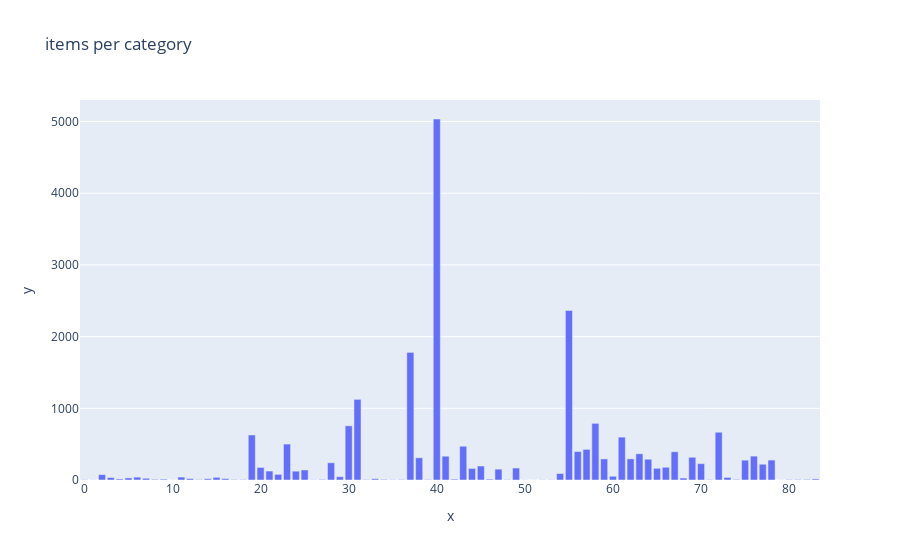

Notebook source saved alongside this figure:
### Code cell
px.bar(data_frame= item, x= item['item_category_id'].value_counts().index, 
       y= item['item_category_id'].value_counts().values,
      title= 'items per category')

### Figure 1 — Plotly figure (JSON) as saved in the notebook; plotly's stock layout.template omitted (floating-point values rounded to 4 significant figures)
{"data": [{"alignmentgroup": "True", "hovertemplate": "x=%{x}<br>y=%{y}<extra></extra>", "legendgroup": "", "marker": {"color": "#636efa"}, "name": "", "offsetgroup": "", "orientation": "v", "showlegend": false, "textposition": "auto", "type": "bar", "x": [40, 55, 37, 31, 58, 30, 72, 19, 61, 23, 43, 57, 56, 67, 63, 76, 41, 69, 38, 62, 59, 64, 78, 75, 28, 70, 77, 45, 66, 20, 49, 65, 44, 47, 25, 21, 24, 54, 22, 2, 60, 29, 11, 6, 15, 73, 3, 5, 68, 7, 12, 16, 33, 14, 4, 83, 42, 9, 46, 8, 82, 34, 27, 74, 17, 81, 39, 71, 36, 32, 80, 18, 13, 48, 0, 35, 52, 53, 26, 50, 1, 51, 10, 79], "xaxis": "x", "y": [5035, 2365, 1780, 1125, 790, 756, 666, 628, 598, 501, 471, 427, 397, 394, 366, 333, 332, 317, 310, 295, 294, 290, 278, 277, 240, 228, 220, 195, 178, 175, 167, 163, 161, 151, 140, 125, 123, 90, 79, 75, 52, 46, 41, 40, 37, 36, 34, 29, 27, 24, 20, 20, 18, 18, 15, 15, 12, 12, 12, 9, 8, 8, 8, 8, 7, 7, 7, 6, 6, 6, 6, 6, 6, 5, 4, 4, 3, 3, 3, 2, 2, 1, 1, 1], "yaxis": "y"}], "layout": {"barmode": "relative", "legend": {"tracegroupgap": 0}, "title": {"text": "items per category"}, "xaxis": {"anchor": "y", "domain": [0, 1], "title": {"text": "x"}}, "yaxis": {"anchor": "x", "domain": [0, 1], "title": {"text": "y"}}}}
